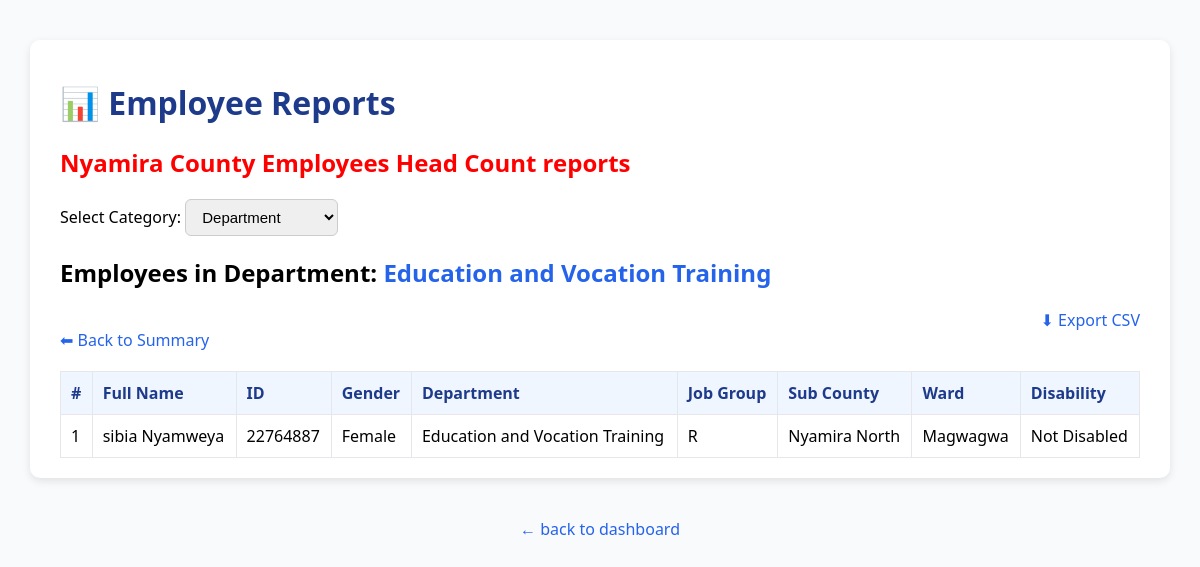
/reports.php?type=department&category=Education+and+Vocation+Training (signed in), run on the app's committed database.
### tables this page shows
CREATE TABLE `employees` (
  `id` int(11) NOT NULL,
  `full_name` varchar(100) NOT NULL,
  `id_number` varchar(20) NOT NULL,
  `personal_number` varchar(50) NOT NULL,
  `gender` varchar(10) NOT NULL,
  `disability_status` varchar(20) NOT NULL,
  `disability_type` varchar(50) DEFAULT NULL,
  `date_of_appointment` date NOT NULL,
  `job_group` varchar(20) NOT NULL,
  `highest_academic_qualification` varchar(100) NOT NULL,
  `professional_qualification` varchar(100) NOT NULL,
  `department` varchar(100) NOT NULL,
  `section` varchar(100) NOT NULL,
  `home_county` varchar(100) NOT NULL,
  `subcounty` varchar(100) DEFAULT NULL,
  `ward` varchar(100) NOT NULL,
  `work_station` varchar(100) NOT NULL,
  `phone_number` varchar(15) NOT NULL,
  `email` varchar(100) NOT NULL,
  `photo` longtext NOT NULL,
  `latitude` varchar(50) DEFAULT NULL,
  `longitude` varchar(50) DEFAULT NULL,
  `created_at` timestamp NOT NULL DEFAULT current_timestamp()
);

### reports.php (the view, shortened to what this page needs)
<?php
$conn = new mysqli("localhost", "root", "", "employee_census");
$type = $_GET['type'] ?? 'department';
$stmt = $conn->prepare("SELECT $type AS category, COUNT(*) AS total FROM employees GROUP BY $type ORDER BY total DESC");
$stmt->execute();
$result = $stmt->get_result();
$selectedCategory = $_GET['category'] ?? null;
$employees = [];
if ($selectedCategory) {
    $stmt2 = $conn->prepare("SELECT * FROM employees WHERE $type = ?");
    $stmt2->bind_param("s", $selectedCategory);
    $stmt2->execute();
    $employees = $stmt2->get_result();
}
?>
<!DOCTYPE html>
<html lang="en">
<head>
</head>
<body>
<div class="container">
<h1>📊 Employee Reports</h1>
<h2><marquee><font color ="red">Nyamira County Employees Head Count reports</font></marquee></h2>
<form method="get" action="">
    <label for="type">Select Category:</label>
    <select name="type" id="type" onchange="this.form.submit()">
        <option value="department" <?= $type=='department'?'selected':'' ?>>Department</option>
    </select>
</form>
<?php if (!$selectedCategory): ?>
    <h2 style="margin-top:20px;">Grouped by <?= ucfirst(str_replace('_',' ',$type)) ?></h2>
    <table>
        <tr><th><?= ucfirst(str_replace('_',' ',$type)) ?></th><th>Total Employees</th></tr>
        <?php while ($row = $result->fetch_assoc()): ?>
        <tr>
            <td><a href="?type=<?= $type ?>&category=<?= urlencode($row['category']) ?>"><?= htmlspecialchars($row['category'] ?: 'N/A') ?></a></td>
            <td><?= $row['total'] ?></td>
        </tr>
        <?php endwhile; ?>
    </table>
<?php else: ?>
    <h2>Employees in <?= ucfirst(str_replace('_',' ',$type)) ?>: <span style="color:#2563eb"><?= htmlspecialchars($selectedCategory) ?></span></h2>
    <a href="?type=<?= $type ?>" class="back">⬅ Back to Summary</a>
    <a href="?type=<?= $type ?>&category=<?= urlencode($selectedCategory) ?>&export=1" style="float:right; margin-bottom:10px;" class="export">⬇ Export CSV</a>
    <table>
        <tr>
            <th>#</th><th>Full Name</th><th>ID</th><th>Gender</th><th>Department</th>
            <th>Job Group</th><th>Sub County</th><th>Ward</th><th>Disability</th>
        </tr>
        <?php
        $count=1;
        $employees->data_seek(0);
        while ($row = $employees->fetch_assoc()): ?>
        <tr>
            <td><?= $count++ ?></td>
            <td><?= htmlspecialchars($row['full_name']) ?></td>
            <td><?= htmlspecialchars($row['id_number']) ?></td>
            <td><?= htmlspecialchars($row['gender']) ?></td>
            <td><?= htmlspecialchars($row['department']) ?></td>
            <td><?= htmlspecialchars($row['job_group']) ?></td>
            <td><?= htmlspecialchars($row['subcounty']) ?></td>
            <td><?= htmlspecialchars($row['ward']) ?></td>
            <td><?= htmlspecialchars($row['disability_status']) ?></td>
        </tr>
        <?php endwhile; ?>
    </table>
<?php endif; ?>
</div>
<footer>
  <center> <a href="admin_dashboard.php">← back to dashboard</a></center>
</footer>
</body>
</html>

### reports.php (style rules this page uses)
body { font-family: 'Segoe UI', Tahoma, Geneva, Verdana, sans-serif; background-color: #f8fafc; margin: 0; padding: 0; }
.container { margin: 40px auto; width: 90%; background: white; padding: 20px 30px; border-radius: 10px; box-shadow: 0 3px 8px rgba(0,0,0,0.1); }
h1 { color: #1e3a8a; }
select, button { padding: 8px 12px; font-size: 15px; border-radius: 6px; border: 1px solid #ccc; }
table { width: 100%; border-collapse: collapse; margin-top: 20px; }
th, td { border: 1px solid #e5e7eb; padding: 10px; text-align: left; }
th { background-color: #eff6ff; color: #1e3a8a; }
a { color: #2563eb; text-decoration: none; }
.back { margin-top: 20px; display: inline-block; }

### data on the page
employees: full_name "sibia Nyamweya", id_number "22764887", gender "Female", department "Education and Vocation Training", job_group "R", subcounty "Nyamira North", ward "Magwagwa", disability_status "Not Disabled"

### other printed values
str_replace('_',' ',$type) "Department"
$selectedCategory "Education and Vocation Training"
